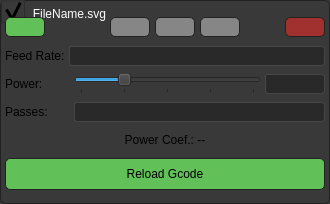
<?xml version="1.0" encoding="UTF-8"?>
<ui version="4.0">
 <class>Form</class>
 <widget class="QWidget" name="Form">
  <property name="geometry">
   <rect>
    <x>0</x>
    <y>0</y>
    <width>330</width>
    <height>204</height>
   </rect>
  </property>
  <property name="sizePolicy">
   <sizepolicy hsizetype="Fixed" vsizetype="MinimumExpanding">
    <horstretch>0</horstretch>
    <verstretch>0</verstretch>
   </sizepolicy>
  </property>
  <property name="minimumSize">
   <size>
    <width>330</width>
    <height>0</height>
   </size>
  </property>
  <property name="maximumSize">
   <size>
    <width>330</width>
    <height>500</height>
   </size>
  </property>
  <property name="windowTitle">
   <string>File Config</string>
  </property>
  <property name="styleSheet">
   <string notr="true">QWidget{
	background-color: rgb(57, 57, 57);
}
QGroupBox {
    background-color:rgb(57, 57, 57);
    border-radius: 5px;
    border: 1px solid rgb(33, 33, 33);
    margin-top: 2ex; /* leave space at the top for the title */
}

QGroupBox::title {
	background-color: rgba(57, 57, 57, 0);
	margin: -5px;
    subcontrol-origin: margin;
    subcontrol-position: top  left; 
    padding: 0 6px;
	color: white;
}

QGroupBox::indicator {
    width: 24px;
    height: 24px;
}

QGroupBox::indicator:unchecked {
	image: url(:/icons/Media/Icons/chevron-right-outline.svg);
}

QGroupBox::indicator:checked {
	image: url(:/icons/Media/Icons/chevron-down-outline.svg);
}

QPushButton{
	background-color: rgb(134, 134, 134);
	color: black;
	border: 1px solid rgb(33, 33, 33);
	border-radius: 5px;
}

QPushButton::pressed{
	border: none;
}

QPushButton#bt_reload_gcode,
QPushButton#bt_top_generate_gcode{
	background-color: rgb(97, 192, 87);
}

QPushButton#bt_delete_file{
	background-color: rgb(160, 49, 46);
}

QLineEdit {
    border: 1px solid rgb(70, 70, 70);
    border-radius: 3px;
    padding: 0 8px;
    background: rgb(41, 41, 41);
    selection-background-color: darkgray;
	color:white;
}





</string>
  </property>
  <layout class="QVBoxLayout" name="verticalLayout">
   <property name="leftMargin">
    <number>0</number>
   </property>
   <property name="topMargin">
    <number>0</number>
   </property>
   <property name="rightMargin">
    <number>0</number>
   </property>
   <property name="bottomMargin">
    <number>0</number>
   </property>
   <item>
    <widget class="QGroupBox" name="groupBox">
     <property name="sizePolicy">
      <sizepolicy hsizetype="Preferred" vsizetype="Expanding">
       <horstretch>0</horstretch>
       <verstretch>0</verstretch>
      </sizepolicy>
     </property>
     <property name="maximumSize">
      <size>
       <width>16777215</width>
       <height>16777215</height>
      </size>
     </property>
     <property name="title">
      <string>FileName.svg</string>
     </property>
     <property name="checkable">
      <bool>true</bool>
     </property>
     <layout class="QVBoxLayout" name="verticalLayout_3">
      <property name="spacing">
       <number>0</number>
      </property>
      <property name="leftMargin">
       <number>4</number>
      </property>
      <property name="topMargin">
       <number>4</number>
      </property>
      <property name="rightMargin">
       <number>4</number>
      </property>
      <property name="bottomMargin">
       <number>4</number>
      </property>
      <item>
       <layout class="QHBoxLayout" name="horizontalLayout_3" stretch="1,1,1,1,1,0,1">
        <property name="spacing">
         <number>5</number>
        </property>
        <property name="topMargin">
         <number>12</number>
        </property>
        <property name="bottomMargin">
         <number>5</number>
        </property>
        <item>
         <widget class="QPushButton" name="bt_top_generate_gcode">
          <property name="maximumSize">
           <size>
            <width>40</width>
            <height>25</height>
           </size>
          </property>
          <property name="text">
           <string/>
          </property>
          <property name="icon">
           <iconset resource="../Resources/icons.qrc">
            <normaloff>:/icons/Media/Icons/sync-outline.svg</normaloff>:/icons/Media/Icons/sync-outline.svg</iconset>
          </property>
         </widget>
        </item>
        <item>
         <spacer name="horizontalSpacer">
          <property name="orientation">
           <enum>Qt::Horizontal</enum>
          </property>
          <property name="sizeHint" stdset="0">
           <size>
            <width>40</width>
            <height>20</height>
           </size>
          </property>
         </spacer>
        </item>
        <item>
         <widget class="QPushButton" name="bt_hide_show_gcode">
          <property name="maximumSize">
           <size>
            <width>40</width>
            <height>25</height>
           </size>
          </property>
          <property name="text">
           <string/>
          </property>
          <property name="icon">
           <iconset resource="../Resources/icons.qrc">
            <normaloff>:/icons/Media/Icons/eye-outline.svg</normaloff>:/icons/Media/Icons/eye-outline.svg</iconset>
          </property>
          <property name="iconSize">
           <size>
            <width>24</width>
            <height>24</height>
           </size>
          </property>
         </widget>
        </item>
        <item>
         <widget class="QPushButton" name="bt_move_down">
          <property name="maximumSize">
           <size>
            <width>40</width>
            <height>25</height>
           </size>
          </property>
          <property name="text">
           <string/>
          </property>
          <property name="icon">
           <iconset resource="../Resources/icons.qrc">
            <normaloff>:/icons/Media/Icons/arrow-down-outline.svg</normaloff>:/icons/Media/Icons/arrow-down-outline.svg</iconset>
          </property>
          <property name="iconSize">
           <size>
            <width>20</width>
            <height>20</height>
           </size>
          </property>
         </widget>
        </item>
        <item>
         <widget class="QPushButton" name="bt_move_up">
          <property name="maximumSize">
           <size>
            <width>40</width>
            <height>25</height>
           </size>
          </property>
          <property name="text">
           <string/>
          </property>
          <property name="icon">
           <iconset resource="../Resources/icons.qrc">
            <normaloff>:/icons/Media/Icons/arrow-up-outline.svg</normaloff>:/icons/Media/Icons/arrow-up-outline.svg</iconset>
          </property>
          <property name="iconSize">
           <size>
            <width>20</width>
            <height>20</height>
           </size>
          </property>
         </widget>
        </item>
        <item>
         <spacer name="horizontalSpacer_2">
          <property name="orientation">
           <enum>Qt::Horizontal</enum>
          </property>
          <property name="sizeHint" stdset="0">
           <size>
            <width>40</width>
            <height>20</height>
           </size>
          </property>
         </spacer>
        </item>
        <item>
         <widget class="QPushButton" name="bt_delete_file">
          <property name="maximumSize">
           <size>
            <width>40</width>
            <height>25</height>
           </size>
          </property>
          <property name="styleSheet">
           <string notr="true"/>
          </property>
          <property name="text">
           <string/>
          </property>
          <property name="icon">
           <iconset resource="../Resources/icons.qrc">
            <normaloff>:/icons/Media/Icons/trash-2-outline.svg</normaloff>:/icons/Media/Icons/trash-2-outline.svg</iconset>
          </property>
          <property name="iconSize">
           <size>
            <width>20</width>
            <height>20</height>
           </size>
          </property>
         </widget>
        </item>
       </layout>
      </item>
      <item>
       <widget class="QFrame" name="config_frame">
        <property name="sizePolicy">
         <sizepolicy hsizetype="Preferred" vsizetype="Expanding">
          <horstretch>0</horstretch>
          <verstretch>0</verstretch>
         </sizepolicy>
        </property>
        <property name="maximumSize">
         <size>
          <width>16777215</width>
          <height>16777215</height>
         </size>
        </property>
        <property name="frameShape">
         <enum>QFrame::NoFrame</enum>
        </property>
        <property name="frameShadow">
         <enum>QFrame::Plain</enum>
        </property>
        <layout class="QVBoxLayout" name="verticalLayout_2">
         <property name="spacing">
          <number>4</number>
         </property>
         <property name="leftMargin">
          <number>0</number>
         </property>
         <property name="topMargin">
          <number>0</number>
         </property>
         <property name="rightMargin">
          <number>0</number>
         </property>
         <property name="bottomMargin">
          <number>0</number>
         </property>
         <item>
          <layout class="QHBoxLayout" name="horizontalLayout">
           <item>
            <widget class="QLabel" name="label">
             <property name="maximumSize">
              <size>
               <width>65</width>
               <height>16777215</height>
              </size>
             </property>
             <property name="text">
              <string>Feed Rate:</string>
             </property>
            </widget>
           </item>
           <item>
            <widget class="QLineEdit" name="le_feed_rate">
             <property name="minimumSize">
              <size>
               <width>100</width>
               <height>20</height>
              </size>
             </property>
             <property name="alignment">
              <set>Qt::AlignCenter</set>
             </property>
            </widget>
           </item>
          </layout>
         </item>
         <item>
          <layout class="QHBoxLayout" name="horizontalLayout_2">
           <item>
            <widget class="QLabel" name="label_2">
             <property name="minimumSize">
              <size>
               <width>65</width>
               <height>0</height>
              </size>
             </property>
             <property name="maximumSize">
              <size>
               <width>65</width>
               <height>16777215</height>
              </size>
             </property>
             <property name="text">
              <string>Power:</string>
             </property>
            </widget>
           </item>
           <item>
            <widget class="QSlider" name="hs_power">
             <property name="maximum">
              <number>100</number>
             </property>
             <property name="singleStep">
              <number>25</number>
             </property>
             <property name="value">
              <number>25</number>
             </property>
             <property name="tracking">
              <bool>true</bool>
             </property>
             <property name="orientation">
              <enum>Qt::Horizontal</enum>
             </property>
             <property name="invertedAppearance">
              <bool>false</bool>
             </property>
             <property name="invertedControls">
              <bool>false</bool>
             </property>
             <property name="tickPosition">
              <enum>QSlider::TicksBelow</enum>
             </property>
             <property name="tickInterval">
              <number>25</number>
             </property>
            </widget>
           </item>
           <item>
            <widget class="QLineEdit" name="le_power">
             <property name="minimumSize">
              <size>
               <width>0</width>
               <height>20</height>
              </size>
             </property>
             <property name="maximumSize">
              <size>
               <width>60</width>
               <height>16777215</height>
              </size>
             </property>
             <property name="alignment">
              <set>Qt::AlignCenter</set>
             </property>
            </widget>
           </item>
          </layout>
         </item>
         <item>
          <layout class="QHBoxLayout" name="horizontalLayout_4">
           <item>
            <widget class="QLabel" name="label_3">
             <property name="minimumSize">
              <size>
               <width>65</width>
               <height>0</height>
              </size>
             </property>
             <property name="maximumSize">
              <size>
               <width>65</width>
               <height>16777215</height>
              </size>
             </property>
             <property name="text">
              <string>Passes:</string>
             </property>
            </widget>
           </item>
           <item>
            <widget class="QLineEdit" name="le_passes">
             <property name="minimumSize">
              <size>
               <width>100</width>
               <height>20</height>
              </size>
             </property>
             <property name="alignment">
              <set>Qt::AlignCenter</set>
             </property>
            </widget>
           </item>
          </layout>
         </item>
         <item>
          <widget class="QLabel" name="lb_power_coef">
           <property name="minimumSize">
            <size>
             <width>0</width>
             <height>20</height>
            </size>
           </property>
           <property name="maximumSize">
            <size>
             <width>16777215</width>
             <height>20</height>
            </size>
           </property>
           <property name="text">
            <string>Power Coef.: --</string>
           </property>
           <property name="alignment">
            <set>Qt::AlignCenter</set>
           </property>
          </widget>
         </item>
         <item>
          <widget class="QPushButton" name="bt_reload_gcode">
           <property name="minimumSize">
            <size>
             <width>0</width>
             <height>30</height>
            </size>
           </property>
           <property name="maximumSize">
            <size>
             <width>16777215</width>
             <height>32</height>
            </size>
           </property>
           <property name="text">
            <string>Reload Gcode</string>
           </property>
           <property name="icon">
            <iconset resource="../Resources/icons.qrc">
             <normaloff>:/icons/Media/Icons/sync-outline.svg</normaloff>:/icons/Media/Icons/sync-outline.svg</iconset>
           </property>
           <property name="iconSize">
            <size>
             <width>20</width>
             <height>20</height>
            </size>
           </property>
          </widget>
         </item>
        </layout>
       </widget>
      </item>
     </layout>
    </widget>
   </item>
  </layout>
 </widget>
 <resources>
  <include location="../Resources/icons.qrc"/>
 </resources>
 <connections/>
</ui>
